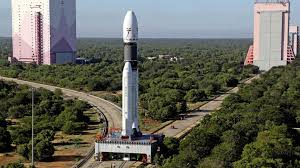
#> input picture image/isro2.jpeg, 300 x 168 px, found by its file name
$ python 1_color_Spaces.py
#> lines starting #> are read from the running program, lines starting #| are printed output that depends on the picture
### Visualizing the different color channels of an RGB image

import cv2 as cv

image = cv.imread('F:\OpenCV\image\isro2.jpeg')
#> image is the input picture: shape (168, 300, 3); mean B, G, R 90.8, 100.6, 99.8

B, G, R = cv.split(image)
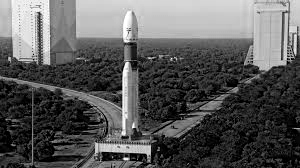
#> B: shape (168, 300); min 0, max 255, mean 90.8
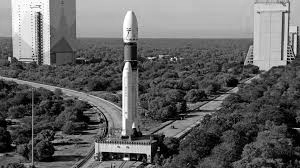
#> G: shape (168, 300); min 0, max 255, mean 100.6
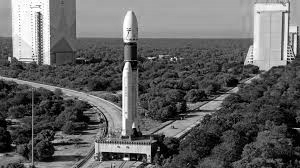
#> R: shape (168, 300); min 0, max 255, mean 99.8


### gives the data of image in matrix form
# [7 lines of commented-out code are left out]


cv.imshow("Original", image)
cv.waitKey(0)

cv.imshow("Blue", B)
cv.waitKey(0)

cv.imshow("Green", G)
cv.waitKey(0)

cv.imshow("Red", R)
cv.waitKey(0)


cv.destroyAllWindows()
